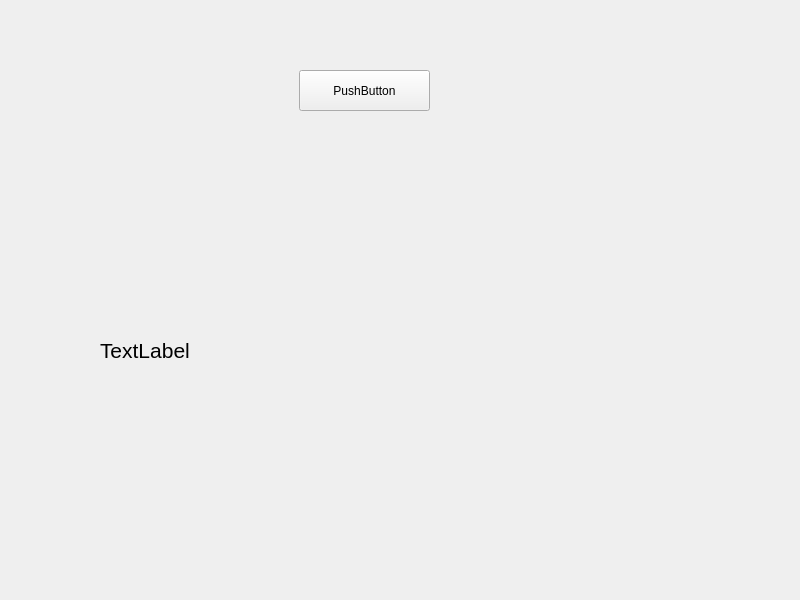
<?xml version="1.0" encoding="UTF-8"?>
<ui version="4.0">
 <class>Widget</class>
 <widget class="QWidget" name="Widget">
  <property name="geometry">
   <rect>
    <x>0</x>
    <y>0</y>
    <width>800</width>
    <height>600</height>
   </rect>
  </property>
  <property name="windowTitle">
   <string>Widget</string>
  </property>
  <widget class="QPushButton" name="pushButton">
   <property name="geometry">
    <rect>
     <x>299</x>
     <y>70</y>
     <width>131</width>
     <height>41</height>
    </rect>
   </property>
   <property name="text">
    <string>PushButton</string>
   </property>
  </widget>
  <widget class="QLabel" name="label">
   <property name="geometry">
    <rect>
     <x>100</x>
     <y>320</y>
     <width>551</width>
     <height>61</height>
    </rect>
   </property>
   <property name="font">
    <font>
     <pointsize>16</pointsize>
    </font>
   </property>
   <property name="text">
    <string>TextLabel</string>
   </property>
  </widget>
 </widget>
 <resources/>
 <connections/>
</ui>
